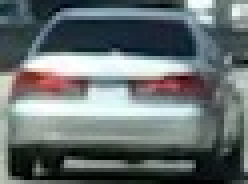
#> input picture term1/cutouts/cutout2.jpg, 62 x 46 px, given in place of bbox-example-image.jpg, which was not available (shown 4 times larger)
$ python TemplateMatch.py
#> lines starting #> are read from the running program, lines starting #| are printed output that depends on the picture; pictures that were not available may be replaced by others from this repository, and a replacement may not be noted
import glob
import matplotlib.pyplot as plt
import cv2
import numpy as np

templates = glob.glob('cutouts/cutout*.jpg')
cutouts = []

img_detected = cv2.imread('cutouts/bbox-example-image.jpg')
#> img_detected is the input picture: shape (46, 62, 3); mean B, G, R 112.8, 112.1, 103.4

for template in templates:
    cutouts.append(template)

# Define a function to search for template matches
# and return a list of bounding boxes
def find_matches(img, template_list):
    # Define an empty list to take bound_box coordinates.
    bound_boxes = []
    # Define matching method
    methods = [cv2.TM_CCORR, cv2.TM_SQDIFF]
    # Iterate through template list
    for template in template_list:
        # Read in templates one by one
        template = cv2.imread(template)
        # Use cv2.matchTemplate() to search the image
        res = cv2.matchTemplate(img,template,methods[1])
#> res = [12]
        # Use cv2.minMaxLoc() to extract the location of the best match
        min_val, max_val, min_loc, max_loc = cv2.minMaxLoc(res)
#> min_val = 12; max_val = 12; min_loc = (0, 0); max_loc = (0, 0)
        # Determine a bounding box for the match
        h, w = template.shape[0:2]
#> h = 46; w = 62
        top_left = min_loc  # minimum location for square difference
#> top_left = (0, 0)
        # top_left = max_loc # maximum location for correlation
        bottom_right = (top_left[0] + w, top_left[1] + h)
#> bottom_right = (62, 46)
        # Append bbox position to list
        bound_boxes.append((top_left, bottom_right))
        img2 = cv2.rectangle(img,top_left, bottom_right, 255, 2)
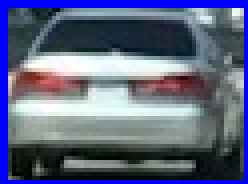
#> img2: shape (46, 62, 3) (shown 4 times larger); mean B, G, R 129.8, 100.8, 93.4
        cv2.imshow('img2', img2)
        cv2.waitKey(50000)
        plt.show()
#> pass 2 of the loop in find_matches, `for template in template_list:`:
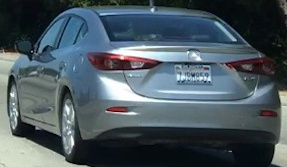
#> input picture term1/cutouts/cutout6.jpg, 287 x 167 px
#> in find_matches, template is the input picture: shape (167, 287, 3); mean B, G, R 95.6, 88, 74.2
#> in find_matches, `res = cv2.matchTemplate(img,template,methods[1])`:
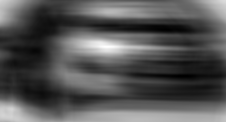
#> res: shape (122, 226) float32; min 48599860, max 136157904, mean 77970936; drawn with min black and max white
#> min_val = 48599860; max_val = 136157904; min_loc = (185, 76); max_loc = (106, 46)
#> top_left = (185, 76)
#> bottom_right = (472, 243)
    # Return the list of bounding boxes
    return bound_boxes

find_matches(img_detected, cutouts)
